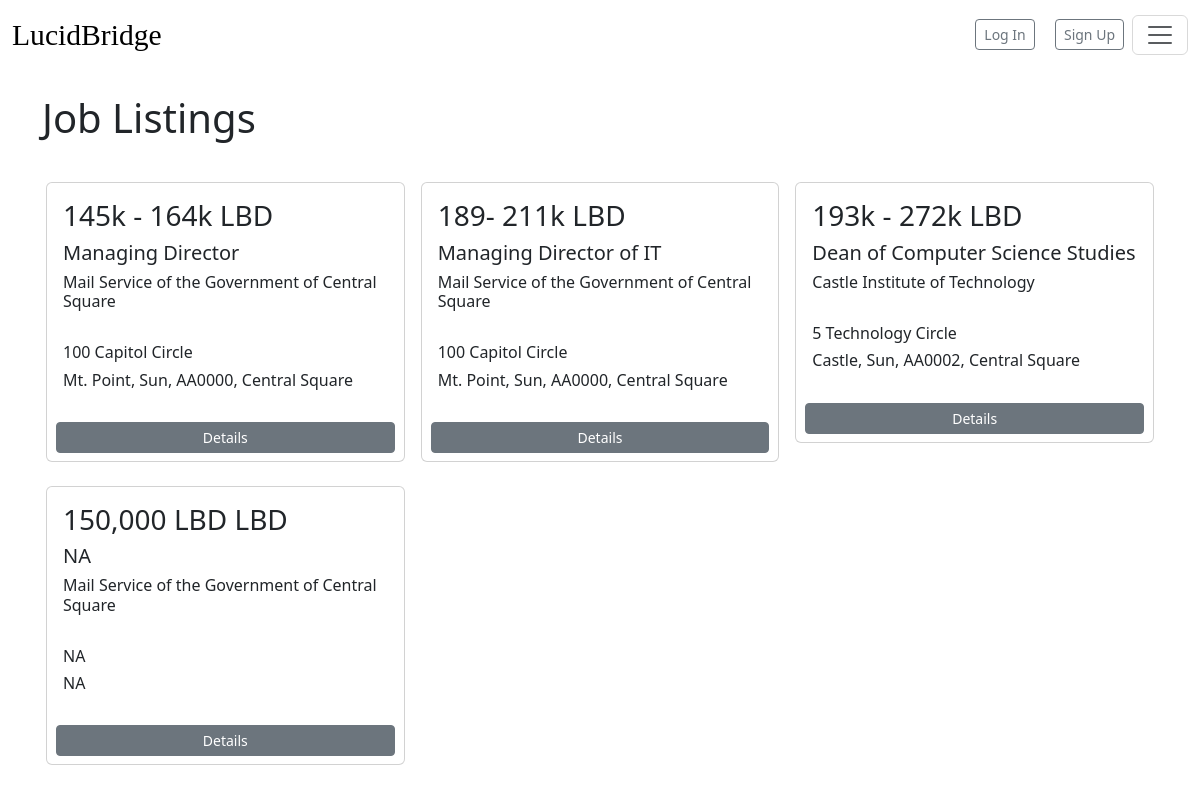
Before: /jobs/job-offers with the older database file.
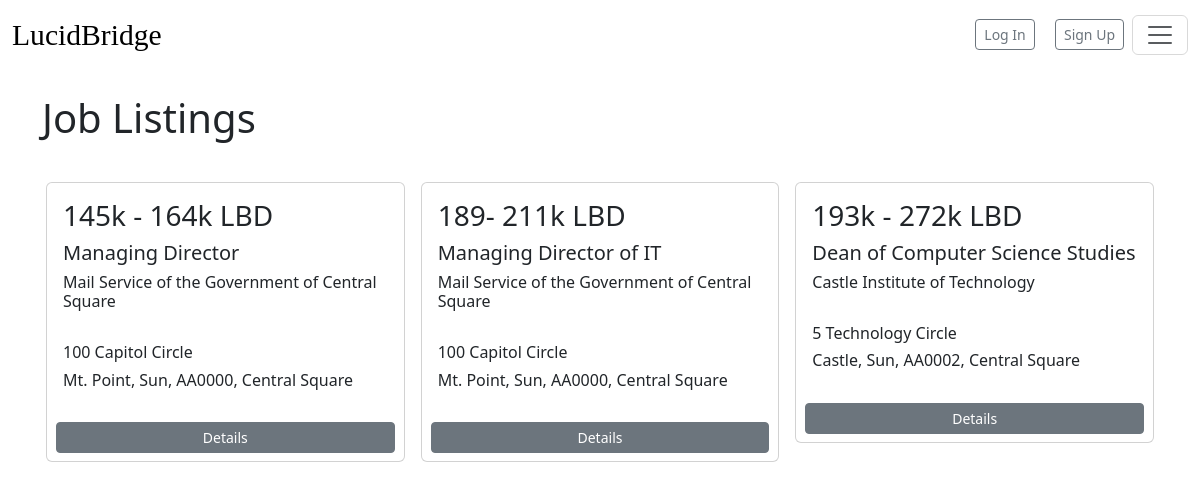
After: the same page with the newer database file.
### jobs/models.py (models this page shows, shortened)
class Job(models.Model):
    created_at = models.DateTimeField(auto_now_add=True, blank=True)
    Listing_Name = models.CharField(max_length=250)
    Employer = models.CharField(max_length=250)
    Government_Agency = models.BooleanField(blank=True)
    Salary = models.CharField(max_length=50, blank=True)
    Bachelors = models.CharField(max_length=500, blank=True)
    Associate = models.CharField(max_length=500, blank=True)
    Masters = models.CharField(max_length=500, blank=True)
    Doctoral = models.CharField(max_length=500, blank=True)
    Bachelors_Pay = models.IntegerField()
    Associate_Pay = models.IntegerField()
    Masters_Pay = models.IntegerField()
    Doctoral_Pay = models.IntegerField()
    Experience = models.CharField(max_length=500, blank=True, help_text='Number of years in experience.')
    Title = models.CharField(max_length=500, blank=True)
    Location_Local = models.CharField(max_length=500, blank=True, help_text='Street')
    Location_Broad = models.CharField(max_length=500, blank=True,help_text=' City, State, Zip, Territory')
    def get_absolute_url(self):
        path = reverse('jobdetail', args=[self.pk])
        return path

### jobs/views.py (the view)
# urls.py: path('job-offers', views.joblistings, name='job-offers'),
def joblistings(request):
    jobs = Job.objects.all()
    return render(request, 'joblist.html', {'jobs': jobs})

### jobs/templates/joblist.html
{% extends "base.html" %}
{% block content %}
<br>
  <h1>Job Listings</h1>
  <br>
    <div class="row row-cols-1 row-cols-sm-1 row-cols-md-3 g-2">
        {% for job in jobs %}
        <div class="col-sm-4 p-2">
          <div class="card" style="max-width: 26em; height: 10em mb-5">
            <div class="card-body">
              <h3>{{job.Salary}} LBD</h3>
              <h5>{{ job.Title }}</h5>
              <h6 class="card-title">{{ job.Employer }} <br></h6>
    <br>
              <h6>{{job.Location_Local}}</h6>
              <h6>{{job.Location_Broad}}</h6>
          </div>
              <div style="text-align:center;">
                <a href="{{ job.get_absolute_url }}" class="btn btn-sm btn-secondary mt-2 mb-2 d-block mx-auto" style="width: 95%;">Details</a>
              </div>
            </div>
          </div>
          {% endfor %}
    </div>
{% endblock %}

### payments/templates/base.html (shortened to what this page needs)
<!DOCTYPE html>
<html lang="en">
<head>
</head>
<link href="https://cdn.jsdelivr.net/npm/bootstrap@5.3.3/dist/css/bootstrap.min.css" rel="stylesheet">
<body>
    <nav class="navbar bg-body-light">
        <div class="container-fluid">
            <a class="navbar-brand  mb-0" style="font-family: Playfair Display; font-size: 1.851em;" href="{% url 'index' %}">LucidBridge</a>
            <ul class="nav">
              {% if user.is_authenticated %}
              <li class="nav-item">
                   <a class=" btn btn-sm btn-outline-secondary mt-1 mx-2" aria-current="page" href="/accounts/logout">Log Out</a>
                </li>
                {% else %}
              <li class="nav-item">
                <a class=" btn btn-sm btn-outline-secondary mt-1 mx-2" aria-current="page" href="/accounts/login">Log In</a>
                <a class=" btn btn-sm btn-outline-secondary mt-1 mx-2" aria-current="page" href="/accounts/signup">Sign Up</a>
              </li>
                {% endif %}
                <button class="navbar-toggler" type="button" data-bs-toggle="offcanvas" data-bs-target="#offcanvasNavbar" aria-controls="offcanvasNavbar" aria-label="Toggle navigation">
                  <span class="navbar-toggler-icon"></span>
                </button>
              </ul>
        </div>
      </nav>
    <div class="container">
    {% block content %}
    {% endblock %}
    </div>
</body>
</html>

Changed rows visible on the page:
removed Job: Salary "150,000 LBD", Title "NA", Employer "Mail Service of the Government of Central Square", Location_Local "NA", Location_Broad "NA"
